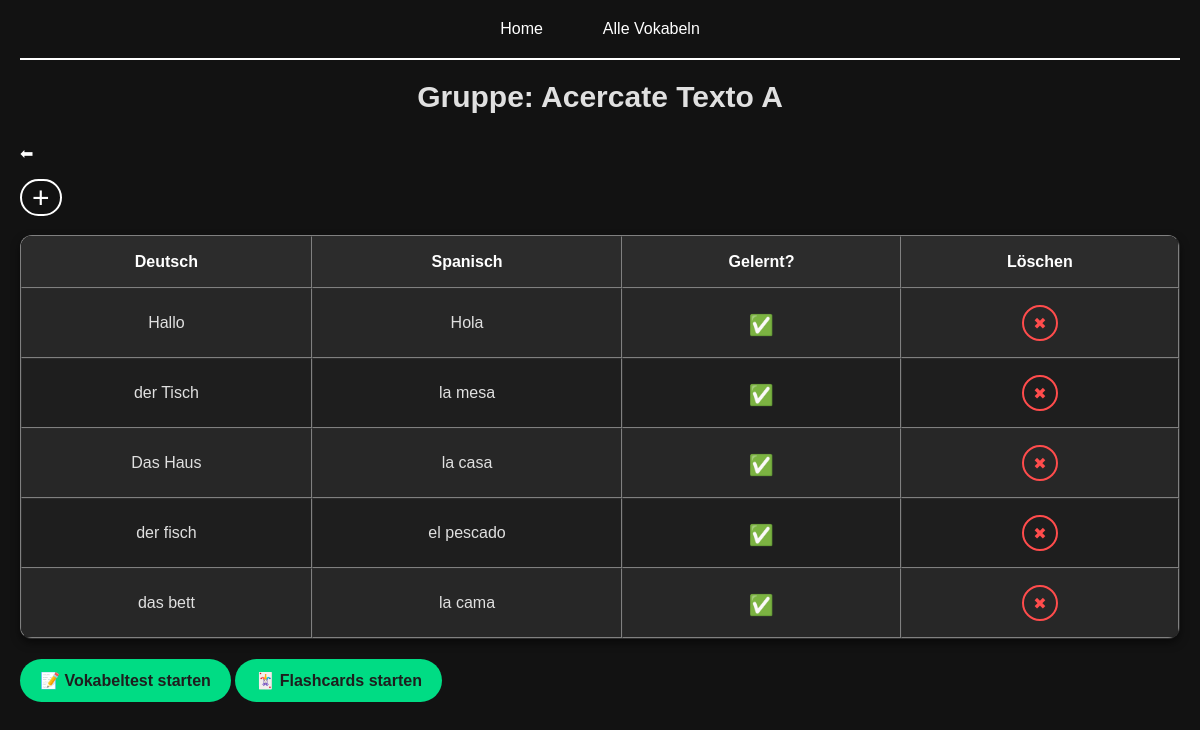
Screenshot of /groups/18/ (signed in) with the database file from the repository.
### base/models.py (models this page shows, shortened)
class Group(models.Model):
    user = models.ForeignKey(User, on_delete=models.CASCADE)
    is_learned = models.BooleanField(default=False)
    name = models.CharField(max_length=50)
    created_at = models.DateTimeField(auto_now_add=True)
    source_language = models.TextField(max_length=50, default="Deutsch")
    target_language = models.TextField(max_length=50, default="Englisch")

class Vocab(models.Model):
    user = models.ForeignKey(User, on_delete=models.CASCADE)
    source_word = models.CharField(max_length=20)
    target_word = models.CharField(max_length=20)
    group = models.ForeignKey(Group, on_delete=models.CASCADE, related_name="vocabs")
    is_learned = models.BooleanField(default=False)
    created_at = models.DateTimeField(auto_now_add=True)

### base/views.py (the view)
# urls.py: path("groups/<int:group_id>/", views.group_detail, name="group_detail"),
@login_required
def group_detail(request, group_id):
    group = get_object_or_404(Group, id=group_id, user=request.user)
    vocabs = group.vocabs.all()
    return render(request, "group_detail.html", {"group": group, "vocabs": vocabs})

### templates/group_detail.html (shortened to what this page needs)
{% extends "main.html" %}
{% block content %}
<h1>Gruppe: {{ group.name }}</h1>
<a href="{% url 'group_list' %}">⬅</a> <br> <br>
<a class="add" href="{% url 'add_vocab_to_group' group.id %}">+</a>
<table border="1">
  <tr>
    <th>{{ group.source_language}}</th>
    <th>{{ group.target_language}}</th>
    <th>Gelernt?</th>
    <th>Löschen</th>
  </tr>
  {% for vocab in vocabs %}
  <tr>
    <td>{{ vocab.source_word }}</td>
    <td>{{ vocab.target_word }}</td>
    <td>
        <form class="toggle_learned" method="post" action="{% url 'toggle_learned_vocab_in_group' vocab.id %}">
         <button type="submit" style="background:none;border:none;cursor:pointer;">
            {% if vocab.is_learned %}✅{% else %}❌{% endif %}
          </button>
        </form>
    </td>
    <td>
      <form method="get" action="{% url 'delete_vocab' vocab.id %}" class="delete-form">
        <button type="submit" class="btn-delete" aria-label="Vokabel löschen">✖</button>
      </form>
    </td>
  </tr>
  {% empty %}
  <tr><td colspan="4">Keine Vokabeln in dieser Gruppe.</td></tr>
  {% endfor %}
</table>
<a href="{% url 'vocab_test' group.id %}" class="btn">📝 Vokabeltest starten</a>
<a href="{% url 'flash_card' group.id %}" class="btn">🃏 Flashcards starten</a>
{% endblock %}

### static/vocab/style.css (style rules this page uses)
body { padding: 20px; margin: 0; font-family: Arial, sans-serif; background-color: #121212; color: #e0e0e0; }
h1 { font-size: 30px; text-align: center; margin-bottom: 30px; }
table { width: 100%; border-collapse: separate; border-spacing: 0; margin: 20px 0; border-radius: 12px; overflow: hidden; box-shadow: 0 4px 8px rgba(0, 0, 0, 0.5); background-color: #1e1e1e; }
th, td { padding: 16px; text-align: center; }
th { background-color: #2c2c2c; color: #ffffff; font-weight: bold; }
tr:nth-child(even) { background-color: #272727; }
tr:nth-child(odd) { background-color: #1e1e1e; }
.btn { display: inline-block; background-color: #00dc84ff; color: #1e1e1e; padding: 12px 20px; border: none; border-radius: 25px; cursor: pointer; font-weight: bold; text-decoration: none; transition: background-color 0.3s, transform 0.2s; }
.toggle_learned { transform: scale(1.5); text-align: center; background-color: transparent; padding: 0px; margin: 2px; border-radius: 12px; cursor: pointer; font-size: 18px; transition: 0.2s; }
.add { color:rgb(255, 255, 255); text-decoration: none; font-size: bold; font-size: 30px; border: white solid 2px; padding-left: 10px; padding-right: 10px; border-radius: 100px; transition: 0.2s; }
a { text-decoration: none; color: white; transition: 0.2s; }
.delete-form { margin: 0; }
.btn-delete { background-color: transparent; border: 2px solid #ff4c4c; color: #ff4c4c; font-size: 16px; border-radius: 50%; width: 36px; height: 36px; cursor: pointer; transition: 0.2s ease; }

### rows the page displays
Group: name "Acercate Texto A", source_language "Deutsch", target_language "Spanisch"
Vocab: source_word "Hallo", target_word "Hola"
Vocab: source_word "der Tisch", target_word "la mesa"
Vocab: source_word "Das Haus", target_word "la casa"
Vocab: source_word "der fisch", target_word "el pescado"
Vocab: source_word "das bett", target_word "la cama"
